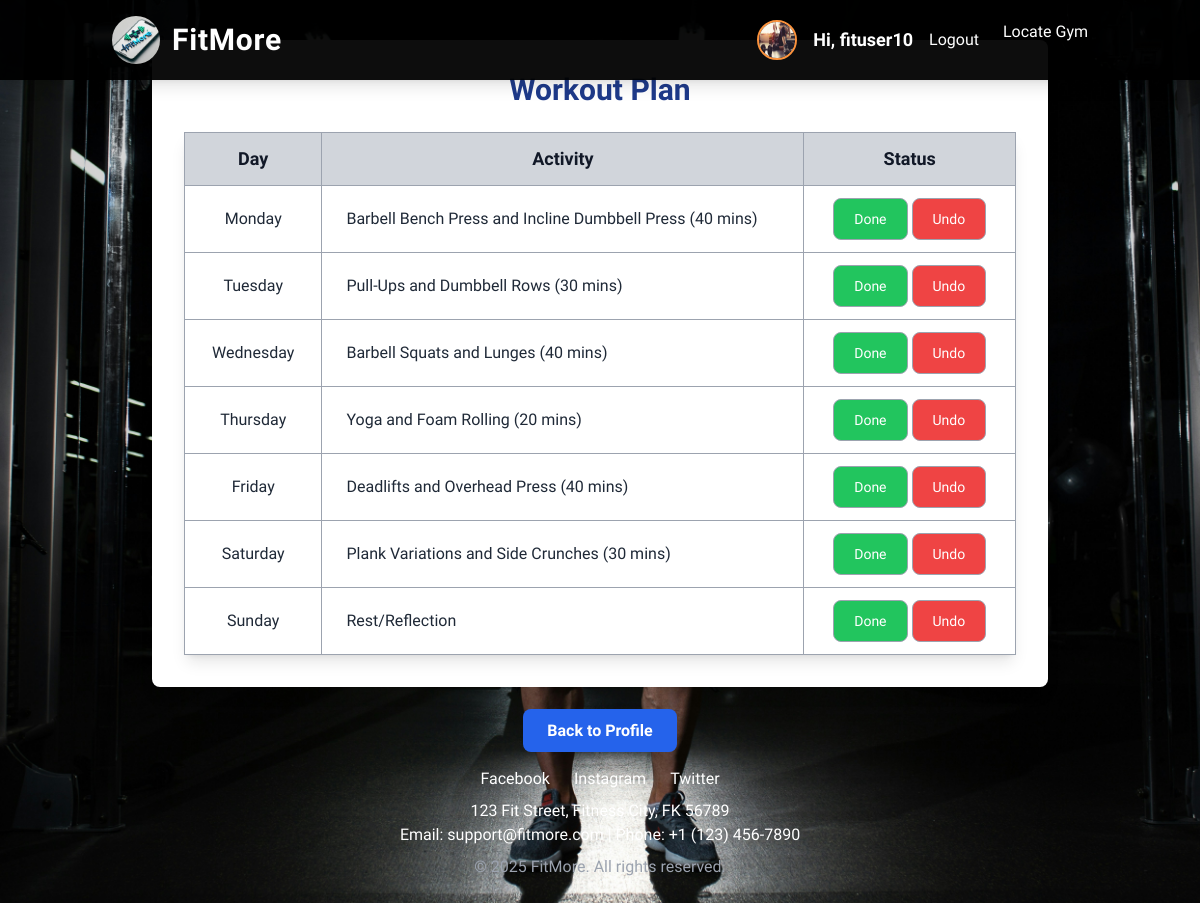
The page /assign-recommended-workouts/ (signed in) on the database its author committed.
### fituser/models.py (models this page shows, shortened)
class CustomUser(AbstractUser):
    fullname = models.CharField(max_length=255, default="unknown")
    height = models.FloatField(null=True, blank=True)
    weight = models.FloatField(null=True, blank=True)
    bmi = models.FloatField(null=True, blank=True)
    profile_picture = models.ImageField(upload_to='profile_pictures/', blank=True, null=True)
    RECOMMENDED_GOALS = [
        ("weight_gain", "Weight Gain (Strength Training)"),
        ("strength_training", "Strength Training"),
        ("weight_loss", "Weight Loss"),
        ("rehabilitation", "Rehabilitation / Special Training"),
        ("no_data", "No BMI Data Available"),
    ]
    recommended_goal = models.CharField(
        max_length=50, choices=RECOMMENDED_GOALS, default="no_data"
    )

class WeightGainWorkout(models.Model):
    day = models.CharField(max_length=20)
    activity = models.TextField()

### fituser/views.py (the view)
# urls.py: path('assign-recommended-workouts/', assign_workouts, name='assign_recommended_workouts'),
@login_required
def assign_workouts(request):
    user=request.user
    workouts = None
    if user.recommended_goal == "weight_loss":
            workouts = WeightLossWorkout.objects.all()
    elif user.recommended_goal == "weight_gain":
            workouts = WeightGainWorkout.objects.all()
    elif user.recommended_goal == "strength_training":
            workouts = StrengthTrainingWorkout.objects.all()
    elif user.recommended_goal == "rehabilitation":
            workouts = RehabilitationWorkout.objects.all()
    else:
        messages.error(request, "No recommended goal found. Please update your profile.")
    user_data = {
        'user_id': user.id,
        'username': user.username,
        'fullname': user.fullname,
        'height': user.height,
        'weight': user.weight,
        'profile_picture': user.profile_picture if user.profile_picture else None,
        'bmi': user.bmi if user.bmi else "Not Available",
        'recommended_goal': user.recommended_goal,  # ✅ Ensure goal is calculated
        'workouts': workouts,  # ✅ Pass recommended workouts
    }
    return render(request,"workout_plan.html",{'user_data':user_data,'workouts':workouts})

### fituser/templates/workout_plan.html (shortened to what this page needs)
{% load static %}
<!DOCTYPE html>
<html lang="en">
<head>
    <script src="https://cdn.tailwindcss.com"></script>
</head>
<body class="bg-gray-100 text-gray-800">
    {% include 'header.html' %}
    <div class="max-w-4xl mx-auto mt-10 bg-white p-8 rounded-lg shadow-lg">
        <h2 class="text-3xl font-bold text-blue-900 text-center mb-6">{{ goal|title }} Workout Plan</h2>
        <table class="table-auto w-full border-collapse border border-gray-400 shadow-lg">
            <thead>
                <tr class="bg-gray-300 text-gray-900 font-semibold text-lg">
                    <th class="border border-gray-400 px-6 py-3">Day</th>
                    <th class="border border-gray-400 px-6 py-3">Activity</th>
                    <th class="border border-gray-400 px-6 py-3">Status</th>
                </tr>
            </thead>
            <tbody>
                {% for workout in workouts %}
                <tr class="hover:bg-gray-100 transition">
                    <td class="border border-gray-400 px-6 py-3 text-center">{{ workout.day }}</td>
                    <td class="border border-gray-400 px-6 py-3">{{ workout.activity }}</td>
                    <td class="border border-gray-400 px-6 py-3 text-center">
                        <form action="{% url 'tracking' %}" method="POST" onsubmit="changeButtonColor(event)">
                            <button type="submit" name="action" value="done"
                                class="border border-gray-400 px-5 py-2.5 text-white bg-green-500 hover:bg-green-600 focus:ring-4 focus:outline-none focus:ring-green-300 font-medium rounded-lg text-sm transition">
                                Done
                            </button>
                            <button type="submit" name="action" value="undo" formaction="{% url 'undo' %}"
                                class="border border-gray-400 px-5 py-2.5 text-white bg-red-500 hover:bg-red-600 focus:ring-4 focus:outline-none focus:ring-red-300 font-medium rounded-lg text-sm transition">
                                Undo
                            </button>
                        </form>
                    </td>
                </tr>
                {% empty %}
                <tr>
                    <td colspan="3" class="text-center text-gray-600 font-semibold py-6 bg-gray-200 rounded-lg">
                        No Workouts Available 🚀
                    </td>
                </tr>
                {% endfor %}
            </tbody>
        </table>
    </div>
    <div class="text-center mt-8">
        <a href="{% url 'profile' %}" class="bg-blue-600 text-white px-6 py-3 rounded-lg hover:bg-blue-500 font-semibold">
            Back to Profile
        </a>
    </div>
    {% include 'footer.html' %}
</body>
</html>

### fituser/templates/header.html (shortened to what this page needs)
{% load static %}
<!DOCTYPE html>
<html lang="en" class="dark">
<head>
    <link href="{%static 'css/style.css'%}" rel="stylesheet">
    <script src="https://cdn.tailwindcss.com"></script>
</head>
<body>
    <header class="fixed top-0 left-0 w-full bg-black bg-opacity-95 py-4 shadow-lg z-50">
        <div class="container mx-auto flex justify-between items-center px-6">
            <div class="flex items-center space-x-3">
                <img src="{% static 'images/logo.jpg' %}" alt="FitMore Logo" class="h-12 w-12 rounded-full shadow-md">
                <a href="/" class="text-3xl font-bold text-white tracking-wide">FitMore</a>
            </div>
            <nav class="flex space-x-6">
                {% if user.is_authenticated %}
                    <div class="flex items-center space-x-4">
                        <img src="{{ user_data.profile_picture }}" alt="Profile Image" class="h-10 w-10 rounded-full border-2 border-orange-400">
                        <h6 class="text-white font-semibold text-lg">Hi, {{ user_data.fullname }}</h6>
                        <a href="{% url 'logout' %}" class="text-white hover:text-orange-400 font-medium transition">Logout</a>
                    </div>
                {% else %}
                    <a href="{% url 'user' %}" class="text-white hover:text-orange-400 font-medium transition">Login</a>
                    <a href="{% url 'signup' %}" class="text-white hover:text-orange-400 font-medium transition">Signup</a>
                {% endif %}
                <a href="{%url 'find_nearby_gyms'%}" class="text-white hover:text-orange-400 font-medium transition">Locate Gym</a>
            </nav>
        </div>
    </header>
</body>
</html>

### fituser/templates/footer.html (shortened to what this page needs)
{% load static %}
<!DOCTYPE html>
<html lang="en">
<head>
    <script src="https://cdn.tailwindcss.com"></script>
</head>
<body class="bg-gray-100 text-gray-800">
    <footer class="w-full text-white text-center py-6">
        <div class="container mx-auto">
            <div class="flex justify-center space-x-6">
                <a href="#" class="hover:text-gray-400">Facebook</a>
                <a href="#" class="hover:text-gray-400">Instagram</a>
                <a href="#" class="hover:text-gray-400">Twitter</a>
            </div>
            <p class="mt-2">123 Fit Street, Fitness City, FK 56789</p>
            <p>Email: support@fitmore.com | Phone: +1 (123) 456-7890</p>
            <p class="text-gray-400 mt-2">&copy; 2025 FitMore. All rights reserved.</p>
        </div>
    </footer>
</body>
</html>

### fituser/templates/footer.html (style rules this page uses)
body { font-family: 'Aquire', sans-serif; }

### rows shown on the page
CustomUser: profile_picture (picture), fullname "fituser10"
WeightGainWorkout: day "Monday", activity "Barbell Bench Press and Incline Dumbbell Press (40 mins)"
WeightGainWorkout: day "Tuesday", activity "Pull-Ups and Dumbbell Rows (30 mins)"
WeightGainWorkout: day "Wednesday", activity "Barbell Squats and Lunges (40 mins)"
WeightGainWorkout: day "Thursday", activity "Yoga and Foam Rolling (20 mins)"
WeightGainWorkout: day "Friday", activity "Deadlifts and Overhead Press (40 mins)"
WeightGainWorkout: day "Saturday", activity "Plank Variations and Side Crunches (30 mins)"
WeightGainWorkout: day "Sunday", activity "Rest/Reflection"
